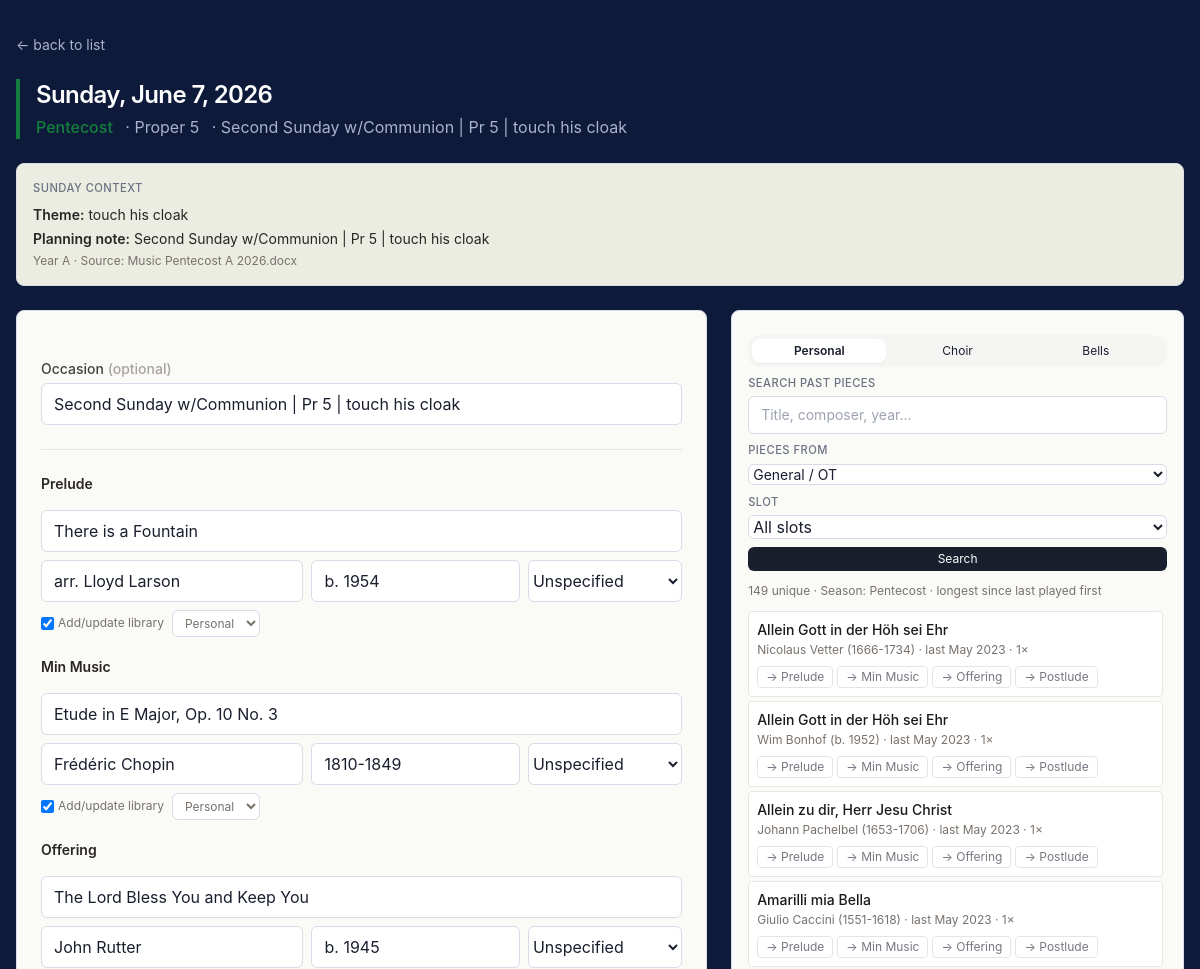
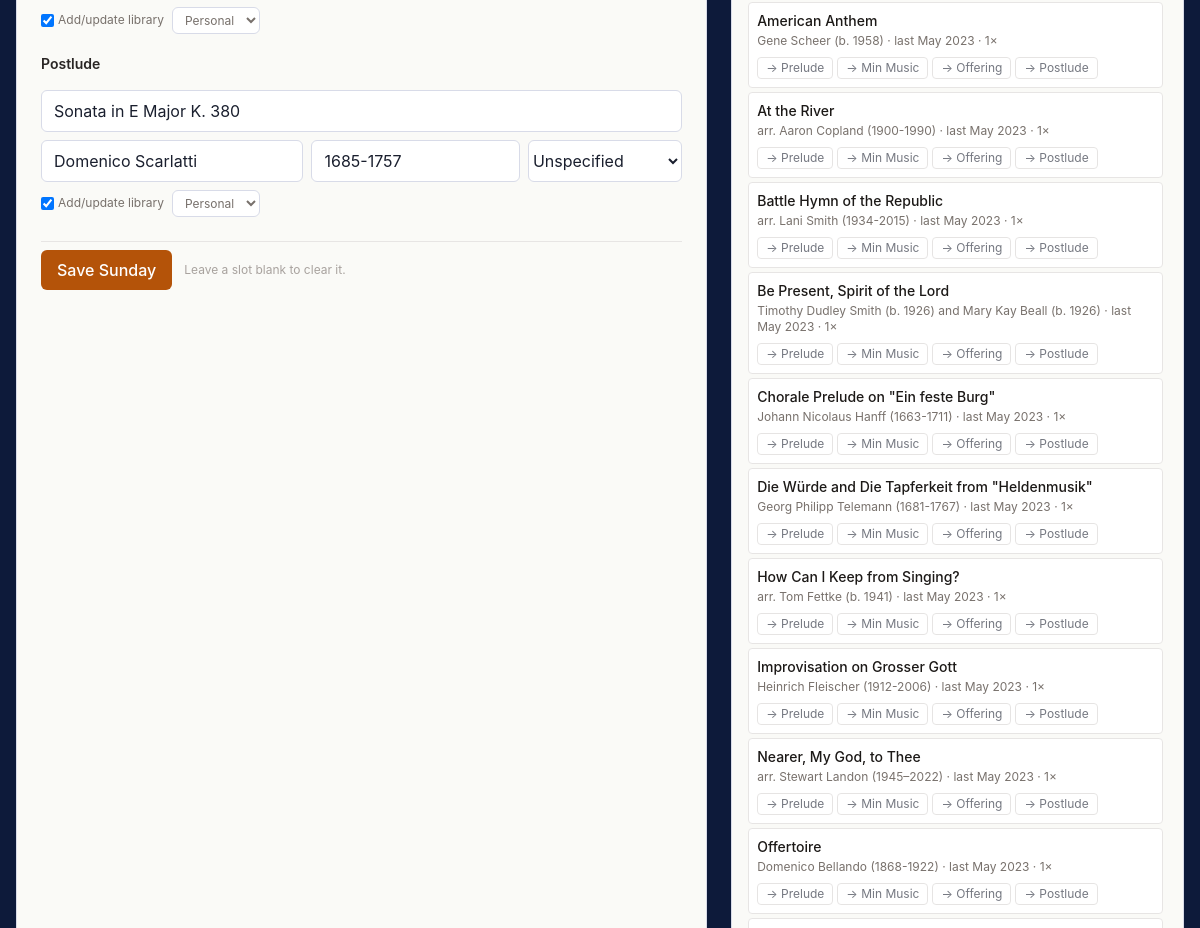
The app's page /plan/2026-06-07 with its own data (2 pictures, top to bottom).
### tables this page shows
CREATE TABLE pieces (
            id INTEGER PRIMARY KEY AUTOINCREMENT,
            season TEXT, lectionary_year TEXT, calendar_year INTEGER,
            date TEXT, occasion TEXT, slot TEXT, performer TEXT,
            chosen_by TEXT, title TEXT, composer TEXT, composer_dates TEXT,
            hymn_no TEXT, flag TEXT, source_file TEXT,
            status TEXT DEFAULT 'played'
        , library_only INTEGER DEFAULT 0, source_type TEXT, source_id INTEGER);

CREATE TABLE personal_library (
    id INTEGER PRIMARY KEY AUTOINCREMENT,
    title TEXT NOT NULL,
    composer TEXT,
    composer_dates TEXT,
    season TEXT,
    source_file TEXT,
    notes TEXT,
    active INTEGER DEFAULT 1
);

### music_picker/routes.py (the view, shortened to what this page needs)
@bp.route('/plan/<iso>', methods=['GET', 'POST'])
def plan(iso):
    try:
        y, m, d = [int(x) for x in iso.split('-')]
        the_date = date_class(y, m, d)
    except (ValueError, TypeError):
        abort(404)
    date_str, year = iso_to_db_parts(iso)
    form_season = season_for_date(the_date)
    rows = get_db().execute("SELECT * FROM pieces WHERE calendar_year=? AND date=?", (year, date_str)).fetchall()
    slot_data = {s: {'title': '', 'composer': '', 'composer_dates': '', 'performer': 'Unspecified', 'source_type': '', 'source_id': ''} for s in SLOTS}
    hymns = []
    occasion = ''
    for r in rows:
        if is_library(r):
            continue
        if r['slot'] == 'Hymn':
            hymns.append({'title': r['title'], 'hymn_no': r['hymn_no']})
        elif r['slot'] in SLOTS and r['chosen_by'] == 'Michael':
            slot_data[r['slot']] = {'title': r['title'], 'composer': r['composer'],
                                    'composer_dates': r['composer_dates'], 'performer': r['performer'] or 'Unspecified',
                                    'source_type': r['source_type'] if 'source_type' in r.keys() else '',
                                    'source_id': r['source_id'] if 'source_id' in r.keys() else ''}
        if r['occasion'] and not occasion:
            occasion = r['occasion']
    filter_season_raw = request.args.get('filter_season')
    if filter_season_raw is None:
        filter_season = form_season
    elif filter_season_raw == '__all__':
        filter_season = ''
    else:
        filter_season = filter_season_raw
    filter_slot = request.args.get('filter_slot', '')
    filter_occasion = request.args.get('filter_occasion', '')
    filter_voicing = request.args.get('filter_voicing', '')
    filter_difficulty = request.args.get('filter_difficulty', '')
    sidebar_library = request.args.get('library', 'personal')
    if sidebar_library not in ('personal', 'choir', 'bells'):
        sidebar_library = 'personal'
    search_q = request.args.get('q', '').strip()
    show_all = request.args.get('all_past') == '1'
    limit = None if show_all else 25
    past_pieces, past_total = get_past_pieces_for_season(
        filter_season if filter_season else None,
        search_q=search_q,
        limit=limit,
        slot=filter_slot,
    )
    choir_rows = []
    bell_rows = []
    choir_total = 0
    bell_total = 0
    past_truncated = (not show_all) and past_total > 25
    occasion_options = [r[0] for r in get_db().execute("""
        SELECT DISTINCT occasion_filter
        FROM choir_library
        WHERE active=1
          AND occasion_filter IS NOT NULL
          AND occasion_filter != ''
        ORDER BY occasion_filter COLLATE NOCASE
    """).fetchall()]
    choir_voicing_options = [r[0] for r in get_db().execute("""
        SELECT DISTINCT voicing
        FROM choir_library
        WHERE active=1
          AND voicing IS NOT NULL
          AND voicing != ''
        ORDER BY voicing COLLATE NOCASE
    """).fetchall()]
    choir_difficulty_options = [r[0] for r in get_db().execute("""
        SELECT DISTINCT difficulty
        FROM choir_library
        WHERE active=1
          AND difficulty IS NOT NULL
          AND difficulty != ''
          AND difficulty != 'Unknown'
        ORDER BY difficulty COLLATE NOCASE
    """).fetchall()]
    liturgical = liturgical_name(the_date)
    sunday_theme = get_theme_for_date(the_date, liturgical_name=liturgical, season=form_season)
    return render_template('plan.html', iso=iso, display_date=the_date.strftime('%A, %B %-d, %Y'),
        slot_data=slot_data, slot_names=SLOTS, hymns=hymns, occasion=occasion, form_season=form_season,
        seasons=SEASONS, performers=PERFORMERS, filter_season=filter_season,
        filter_slot=filter_slot, filter_occasion=filter_occasion, filter_voicing=filter_voicing, filter_difficulty=filter_difficulty, sidebar_library=sidebar_library, search_q=search_q,
        past_pieces=past_pieces, past_total=past_total, past_truncated=past_truncated,
        choir_rows=choir_rows, choir_total=choir_total, occasion_options=occasion_options, choir_voicing_options=choir_voicing_options, choir_difficulty_options=choir_difficulty_options,
        bell_rows=bell_rows, bell_total=bell_total,
        season_palette=season_palette, liturgical=liturgical, sunday_theme=sunday_theme)

### music_picker/templates/plan.html (shortened to what this page needs)
<!doctype html>
<html lang="en">
<head>
  <script src="https://cdn.tailwindcss.com"></script>
</head>
<body>
<div class="max-w-7xl mx-auto px-4 py-8">
  <a href="/" class="text-on-dark-muted hover:text-on-dark text-sm mb-6 inline-block">← back to list</a>
  {% set p = season_palette(form_season) %}
  <header class="mb-6 pl-4" style="border-left: 4px solid {{ p.accent }};">
    <h1 class="text-2xl font-semibold tracking-tight text-on-dark">{{ display_date }}</h1>
    <p class="mt-1">
      <span class="font-medium" style="color: {{ p.accent }};">{{ p.label }}</span>
      {% if liturgical %}<span class="ml-2 text-on-dark-muted">· {{ liturgical }}</span>{% endif %}
      {% if occasion %}<span class="ml-2 text-on-dark-muted">· {{ occasion }}</span>{% endif %}
    </p>
  </header>
  {% if sunday_theme %}
  <section class="card mb-6 p-4" style="background: var(--bg-card-subtle);">
    <h2 class="label-tiny mb-2">Sunday context</h2>
    <div class="text-sm text-stone-800 space-y-1">
      {% if sunday_theme.theme %}
      <p><span class="font-semibold">Theme:</span> {{ sunday_theme.theme }}</p>
      {% endif %}
      {% if sunday_theme.planning_note and sunday_theme.planning_note != sunday_theme.theme %}
      <p><span class="font-semibold">Planning note:</span> {{ sunday_theme.planning_note }}</p>
      {% endif %}
      <p class="text-xs text-stone-500">
        {% if sunday_theme.lectionary_year %}Year {{ sunday_theme.lectionary_year }}{% endif %}
        {% if sunday_theme.source %}{% if sunday_theme.lectionary_year %} · {% endif %}Source: {{ sunday_theme.source }}{% endif %}
      </p>
    </div>
  </section>
  {% endif %}
  <div class="grid grid-cols-1 lg:grid-cols-5 gap-6">
    <form method="post" class="card lg:col-span-3 space-y-6 p-6">
      <div>
        <label class="block text-sm font-medium text-stone-700 mb-1">Occasion <span class="text-stone-400">(optional)</span></label>
        <input type="text" name="occasion" value="{{ occasion or '' }}" class="w-full">
      </div>
      <div class="border-t border-stone-200 pt-6 space-y-5">
        {% for slot in slot_names %}
        <div>
          <label class="block text-sm font-semibold text-stone-800 mb-2">{{ slot }}</label>
          <div class="space-y-2">
            <input type="text" id="title_{{ slot }}" name="title_{{ slot }}" value="{{ slot_data[slot].title or '' }}" placeholder="Title" class="w-full">
            <div class="grid grid-cols-12 gap-2">
              <input type="text" id="composer_{{ slot }}" name="composer_{{ slot }}" value="{{ slot_data[slot].composer or '' }}" placeholder="Composer" class="col-span-5">
              <input type="text" id="composer_dates_{{ slot }}" name="composer_dates_{{ slot }}" value="{{ slot_data[slot].composer_dates or '' }}" placeholder="Dates, e.g. 1685-1750" class="col-span-4">
              <select id="performer_{{ slot }}" name="performer_{{ slot }}" class="col-span-3">
                {% for pf in performers %}<option value="{{ pf }}" {% if pf == slot_data[slot].performer %}selected{% endif %}>{{ pf }}</option>{% endfor %}
              </select>
            </div>
            <div class="flex flex-wrap items-center gap-2 text-xs text-stone-500">
              <label class="inline-flex items-center gap-1">
                <input type="checkbox" name="add_to_library_{{ slot }}" value="1" checked>
                <span>Add/update library</span>
              </label>
              <select name="library_target_{{ slot }}" id="library_target_{{ slot }}" class="text-xs py-1 px-2">
                <option value="personal" {% if slot_data[slot].source_type in ['', 'personal'] %}selected{% endif %}>Personal</option>
              </select>
            </div>
          </div>
        </div>
        {% endfor %}
      </div>
      <div class="pt-2 border-t border-stone-200 flex items-center gap-3">
        <button type="submit" class="btn-primary">Save Sunday</button>
        <p class="text-xs text-stone-400">Leave a slot blank to clear it.</p>
      </div>
    </form>
    <aside class="lg:col-span-2">
      <div class="lg:sticky lg:top-4 card p-4">
        <form id="sidebar-form" method="get" class="mb-3 space-y-2">
          <div id="sidebar-library-tabs" class="grid grid-cols-3 gap-1 rounded-xl bg-stone-100 p-1">
            <button type="button" data-library-tab="personal" class="library-tab rounded-lg px-2 py-1 text-xs {% if sidebar_library == 'personal' %}bg-white shadow-sm font-semibold{% endif %}">Personal</button>
            <button type="button" data-library-tab="choir" class="library-tab rounded-lg px-2 py-1 text-xs {% if sidebar_library == 'choir' %}bg-white shadow-sm font-semibold{% endif %}">Choir</button>
            <button type="button" data-library-tab="bells" class="library-tab rounded-lg px-2 py-1 text-xs {% if sidebar_library == 'bells' %}bg-white shadow-sm font-semibold{% endif %}">Bells</button>
          </div>
          <div>
            <label class="label-tiny block mb-1">Search past pieces</label>
            <input type="text" name="q" value="{{ search_q or '' }}" placeholder="Title, composer, year…" class="text-sm w-full">
          </div>
          <div>
            <label class="label-tiny block mb-1">Pieces from</label>
            <select name="filter_season" class="text-sm w-full">
              {% for s in seasons %}
                <option value="{{ s }}" {% if s == filter_season %}selected{% endif %}>
                  {% if s == 'Pentecost' %}General / OT{% else %}{{ s }}{% endif %}
                </option>
              {% endfor %}
            </select>
          </div>
          <div>
            <label class="label-tiny block mb-1">Slot</label>
            <select name="filter_slot" class="w-full">
              <option value="">All slots</option>
            </select>
          </div>
          <div class="flex gap-2">
            <button type="submit" class="btn-dark flex-1 text-xs py-1">Search</button>
          </div>
        </form>
        <p id="sidebar-count" class="text-xs text-stone-500 mb-3">
          {% if sidebar_library == 'choir' %}
            {{ choir_total }} choir pieces{% if choir_total > 100 %} · showing first 100{% endif %}{% if search_q %} · matching "{{ search_q }}"{% endif %}{% if filter_occasion %} · Occasion: {{ filter_occasion }}{% endif %}{% if filter_voicing %} · Voicing: {{ filter_voicing }}{% endif %}{% if filter_difficulty %} · Difficulty: {{ filter_difficulty }}{% endif %}
          {% elif sidebar_library == 'bells' %}
            {{ bell_total }} bell pieces{% if search_q %} · matching "{{ search_q }}"{% endif %}
          {% else %}
            {{ past_total }} unique
            {% if filter_season %} · Season: {{ filter_season }}{% else %} · All seasons{% endif %}
            · longest since last played first
          {% endif %}
        </p>
        <div id="past-list" class="space-y-1 max-h-[70vh] overflow-y-auto pr-1">
          {% if sidebar_library == 'choir' %}
            {% for p in choir_rows %}
            <div class="text-sm border border-stone-200 rounded p-2 group bg-white"
                 data-title="{{ p.title }}"
                 data-composer="{{ p.composer }}"
                 data-dates=""
                 data-ensemble="Chancel Choir"
                 data-source-type="choir"
                 data-source-id="{{ p.id }}">
              <div class="font-medium text-stone-900">{{ p.title }}</div>
              <div class="text-xs text-stone-500 mt-0.5">
                {{ p.composer or '—' }}
                {% if p.voicing %} · {{ p.voicing }}{% endif %}
                {% if p.season_filter %}
                  · {% if p.season_filter == 'Pentecost' %}General / OT{% else %}{{ p.season_filter }}{% endif %}
                {% endif %}
                {% if p.occasion_filter %} · {{ p.occasion_filter }}{% elif p.season and p.season != p.season_filter %} · {{ p.season }}{% endif %}
              </div>
              <div class="text-xs text-stone-400">
                {% if p.style %}{{ p.style }}{% endif %}
                {% if p.copies %} · Copies: {{ p.copies }}{% endif %}
              </div>
              <div class="flex flex-wrap gap-1 mt-2 opacity-60 group-hover:opacity-100 transition">
                {% for slot in slot_names %}
                  <button type="button" class="fill-btn text-xs px-2 py-0.5 rounded border border-stone-300 hover:border-amber-400 hover:text-amber-800" data-target="{{ slot }}">→ {{ slot }}</button>
                {% endfor %}
              </div>
            </div>
            {% endfor %}
            {% if not choir_rows %}<p class="text-sm text-stone-400 text-center py-6">No choir matches.</p>{% endif %}
          {% else %}
            {% for p in past_pieces %}
            <div class="text-sm border border-stone-200 rounded p-2 group" style="background: #fff;"
                 data-title="{{ p.title }}"
                 data-composer="{{ p.composer }}"
                 data-dates="{{ p.composer_dates }}"
                 data-ensemble="Michael"
                 data-source-type="personal"
                 data-source-id="{{ p.get('id', '') }}">
              <div class="font-medium text-stone-900">
                {{ p.title }}
              </div>
              <div class="text-xs text-stone-500 mt-0.5">
                {{ p.composer or '—' }}{% if p.composer_dates %} ({{ p.composer_dates }}){% endif %}
                · {% if p.library %}<span class="italic">never played</span>
                  {% elif p.scheduled_only %}<span class="italic" style="color: var(--accent-action);">scheduled for {{ p.next_scheduled_str }}</span>
                  {% else %}last {{ p.last_played_str or 'unknown' }} · {{ p.times }}×
                  {% endif %}
              </div>
              <div class="flex flex-wrap gap-1 mt-2 opacity-60 group-hover:opacity-100 transition">
                {% for slot in slot_names %}
                  <button type="button" class="fill-btn text-xs px-2 py-0.5 rounded border border-stone-300 hover:border-amber-400 hover:text-amber-800" data-target="{{ slot }}">→ {{ slot }}</button>
                {% endfor %}
              </div>
            </div>
            {% endfor %}
          {% endif %}
        </div>
        </div>
      </div>
  </div>
</body>
</html>

### records on screen
pieces: occasion "Second Sunday w/Communion | Pr 5 | touch his cloak", title_Prelude "There is a Fountain", composer_Prelude "arr. Lloyd Larson", composer_dates_Prelude "b. 1954", performer_Prelude "Unspecified", library_target_Prelude "Personal"
pieces: title "Etude in E Major, Op. 10 No. 3", composer "Frédéric Chopin", composer_dates "1810-1849", performer "Unspecified", source_type "Personal"
pieces: title_Offering "The Lord Bless You and Keep You", composer_Offering "John Rutter", composer_dates "b. 1945", performer_Offering "Unspecified", library_target_Offering "Personal"
pieces: title_Postlude "Sonata in E Major K. 380", composer_Postlude "Domenico Scarlatti", composer_dates "1685-1757", performer_Postlude "Unspecified", library_target_Postlude "Personal"
personal_library: title "Allein Gott in der Höh sei Ehr", composer "Nicolaus Vetter", composer_dates "1666-1734", last_played_str "May 2023", times "1", slot_names "Prelude" "Min Music" "Offering" "Postlude"
personal_library: title "Allein Gott in der Höh sei Ehr", composer "Wim Bonhof", composer_dates "b. 1952", last_played_str "May 2023", times "1", slot_names "Prelude" "Min Music" "Offering" "Postlude"
personal_library: title "Allein zu dir, Herr Jesu Christ", composer "Johann Pachelbel", composer_dates "1653-1706", last_played_str "May 2023", times "1", slot_names "Prelude" "Min Music" "Offering" "Postlude"
personal_library: title "Amarilli mia Bella", composer "Giulio Caccini", composer_dates "1551-1618", last_played_str "May 2023", times "1", slot_names "Prelude" "Min Music" "Offering" "Postlude"
personal_library: title "American Anthem", composer "Gene Scheer", composer_dates "b. 1958", last_played_str "May 2023", times "1", slot_names "Prelude" "Min Music" "Offering" "Postlude"
personal_library: title "At the River", composer "arr. Aaron Copland", composer_dates "1900-1990", last_played_str "May 2023", times "1", slot_names "Prelude" "Min Music" "Offering" "Postlude"
personal_library: title "Battle Hymn of the Republic", composer "arr. Lani Smith", composer_dates "1934-2015", last_played_str "May 2023", times "1", slot_names "Prelude" "Min Music" "Offering" "Postlude"
personal_library: title "Be Present, Spirit of the Lord", composer "Timothy Dudley Smith (b. 1926) and Mary Kay Beall", composer_dates "b. 1926", last_played_str "May 2023", times "1", slot_names "Prelude" "Min Music" "Offering" "Postlude"
personal_library: title "Chorale Prelude on \"Ein feste Burg\"", composer "Johann Nicolaus Hanff", composer_dates "1663-1711", last_played_str "May 2023", times "1", slot_names "Prelude" "Min Music" "Offering" "Postlude"
personal_library: title "Die Würde and Die Tapferkeit from \"Heldenmusik\"", composer "Georg Philipp Telemann", composer_dates "1681-1767", last_played_str "May 2023", times "1", slot_names "Prelude" "Min Music" "Offering" "Postlude"
personal_library: title "How Can I Keep from Singing?", composer "arr. Tom Fettke", composer_dates "b. 1941", last_played_str "May 2023", times "1", slot_names "Prelude" "Min Music" "Offering" "Postlude"
personal_library: title "Improvisation on Grosser Gott", composer "Heinrich Fleischer", composer_dates "1912-2006", last_played_str "May 2023", times "1", slot_names "Prelude" "Min Music" "Offering" "Postlude"
personal_library: title "Nearer, My God, to Thee", composer "arr. Stewart Landon", composer_dates "1945–2022", last_played_str "May 2023", times "1", slot_names "Prelude" "Min Music" "Offering" "Postlude"
personal_library: title "Offertoire", composer "Domenico Bellando", composer_dates "1868-1922", last_played_str "May 2023", times "1", slot_names "Prelude" "Min Music" "Offering" "Postlude"

### other values on screen
{{ display_date }} "Sunday, June 7, 2026"
{{ p.label }} "Pentecost"
{{ liturgical }} "Proper 5"
{{ sunday_theme.theme }} "touch his cloak"
{{ sunday_theme.planning_note }} "Second Sunday w/Communion | Pr 5 | touch his cloak"
{{ sunday_theme.lectionary_year }} "A"
{{ sunday_theme.source }} "Music Pentecost A 2026.docx"
{{ slot }} "Prelude" "Min Music" "Offering" "Postlude"
{{ past_total }} "149"
{{ filter_season }} "Pentecost"
